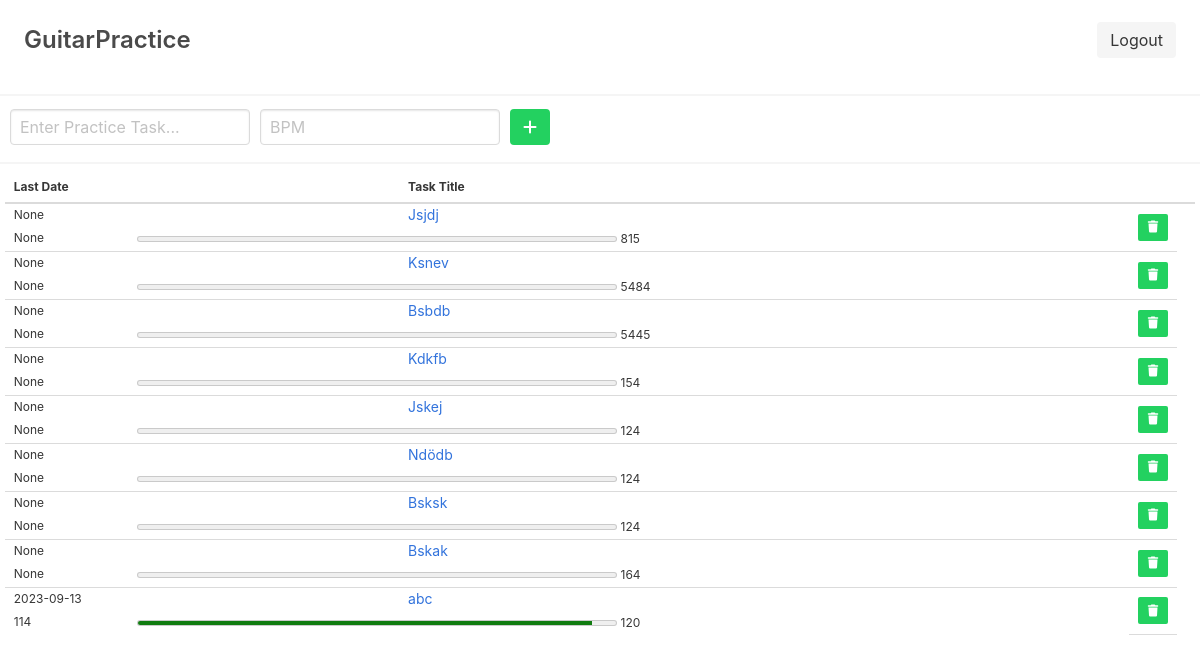
Screenshot of /task_list (signed in) with the database file from the repository.
### Guitar_Practice/models.py (models this page shows)
class tasks(db.Model):
    id = db.Column(db.Integer, primary_key=True)
    user_id = db.Column(db.Integer)
    title = db.Column(db.String(100))
    target_bpm = db.Column(db.Integer)
    complete = db.Column(db.Boolean)

### Guitar_Practice/main.py (the view)
@main.get("/task_list")
def task_list():
    user_id = current_user.get_id()
    max_bpms = db.session.query(sessions.task_id, func.max(sessions.bpm).label("bpm")).filter(sessions.user_id == user_id).group_by(sessions.task_id).subquery()
    last_session = db.session.query(sessions.task_id, func.max(sessions.date).label("last_session_date")).filter(sessions.user_id == user_id).group_by(sessions.task_id).subquery()
    task_list = db.session.query(tasks.id, tasks.title, tasks.target_bpm, tasks.complete) \
            .filter(tasks.user_id == user_id) \
            .outerjoin(max_bpms, tasks.id == max_bpms.c.task_id) \
            .outerjoin(last_session, tasks.id == last_session.c.task_id) \
            .add_entity(max_bpms.c.bpm) \
            .add_entity(last_session.c.last_session_date) \
            .order_by(last_session.c.last_session_date) \
            .all()
    return render_template("tasks.html", task_list=task_list)

### Guitar_Practice/__init__.py (called while the page is built)
def create_app():
    app = Flask(__name__)
    app.config['SECRET_KEY'] = '9OLWxND4o83j4K4iuopO'
    app.config['SQLALCHEMY_DATABASE_URI'] = 'sqlite:///db.sqlite'
    app.app_context().push()
    db.init_app(app)
    login_manager = LoginManager()
    login_manager.login_view = 'auth.login'
    login_manager.init_app(app)
    from .models import User
    @login_manager.user_loader
    def load_user(user_id):
        return User.query.get(int(user_id))
    from .auth import auth as auth_blueprint
    app.register_blueprint(auth_blueprint)
    from .main import main as main_blueprint
    app.register_blueprint(main_blueprint)
    return app

### Guitar_Practice/templates/tasks.html (shortened to what this page needs)
<!DOCTYPE html>
<html lang="en">
<head>
    <link rel="stylesheet" href="../static/css/main.css" />
</head>
<body style="height: 100%;
display: flex;
flex-direction: column;
margin: 0;">
    <div class="r_flex_container" style="display:flex;
    flex-flow: column nowrap;
    height: 100%;
    display: flex;
    flex-direction: column;
    margin: 0;">
        <div class="r_flex_fixed_child">
            <div class="columns is-mobile is-vcentered" style="width: 100%; overflow-x: hidden;margin-top: 10px;">
                <div class="column is-one-half has-text-left" style="position: relative; left: 24px;">
                    <p class="text is-size-4 has-text-weight-semibold">GuitarPractice</p>
                </div>
                <div class="column is-one-half is-right">
                    <form class="buttons is-right" action="/logout" method="get">
                        <button class="button is-block is-light is-normal ">Logout</button>
                    </form>
                </div>
            </div>
            <hr>
            <form method="POST" action="/add" style="margin-top: -0.7em; margin-bottom: -1.2em;">
                <div class="field-box" style="display:flex; width: 100%;">
                    <div class="field" style="width: 15em; margin-right: 10px; margin-left: 10px;">
                        <input class="input is-normal" type="text" name="title" placeholder="Enter Practice Task...">
                    </div>
                    <div class="field" style="width: 20vw; margin-right: 10px">
                        <input class="input is-normal" type="number" inputmode="decimal" name="target_bpm" placeholder="BPM"
                            required>
                    </div>
                    <div class="field" style="margin-right: 10px">
                        <button class="button is-info is-normal has-background-success fa-solid fa-plus" type="submit"></button>
                    </div>
                </div>
            </form>
            <hr>
        </div>
        <div class="r_flex_expand_child" style="flex:1;
        overflow-y:auto;  margin: 0.3em; display: block; margin-bottom: 20px; margin-top: -1em;">
            <table class="table is-hoverable is-fullwidth is-size-7">
                <thead style="top: 0;
                z-index: 2;
                position: sticky;
                background-color: white;">
                    <tr>
                        <th>Last Date</th>
                        <th>Task Title</th>
                        <th></th>
                        <th></th>
                    </tr>
                </thead>
                <tbody>
                    {% for task in task_list %}
                    <tr style="border-bottom-style: hidden; line-height:10px;">
                        <td style="width: 35vw;">{{task.last_session_date}}</td>
                        <td style="width: 65vw;"><a class="task_list_name" href="/task/{{ task.id }}" style="font-size: 14px;">{{ task.title }}</a></td>
                        <td rowspan="2" style="vertical-align : middle;text-align:right;">
                            <form style='display: inline;' class="ui form" action="/delete" method="post">
                                <span class="field">
                                    <button
                                        class="button is-danger is-small has-background-success fa-solid fa-trash is-centered"
                                        type="submit" style="margin:auto; display:inline-block;"></button>
                                </span>
                            </form>
                        </td>
                    </tr>
                    <tr style="line-height:5px;">
                        <td colspan="2"><span class="meter_label" style="width: 10vw; display: inline-block;">{{ task.bpm }} </span>
                            <meter id="progressbar" value="{{task.bpm}}" min="0" max="{{task.target_bpm}}" style="width: 40vw;"></meter>
                            <span class="meter_label">{{ task.target_bpm }} </span>
                        </td>
                    </tr>
                    {% endfor %}
                </tbody>
            </table>
        </div>
    </div>
</body>
</html>

### rows the page displays
tasks: last_session_date "None", title "Jsjdj", bpm "None", target_bpm "815"
tasks: last_session_date "None", title "Ksnev", bpm "None", target_bpm "5484"
tasks: last_session_date "None", title "Bsbdb", bpm "None", target_bpm "5445"
tasks: last_session_date "None", title "Kdkfb", bpm "None", target_bpm "154"
tasks: last_session_date "None", title "Jskej", bpm "None", target_bpm "124"
tasks: last_session_date "None", title "Ndödb", bpm "None", target_bpm "124"
tasks: last_session_date "None", title "Bsksk", bpm "None", target_bpm "124"
tasks: last_session_date "None", title "Bskak", bpm "None", target_bpm "164"
tasks: last_session_date "2023-09-13", title "abc", bpm "114", target_bpm "120"
